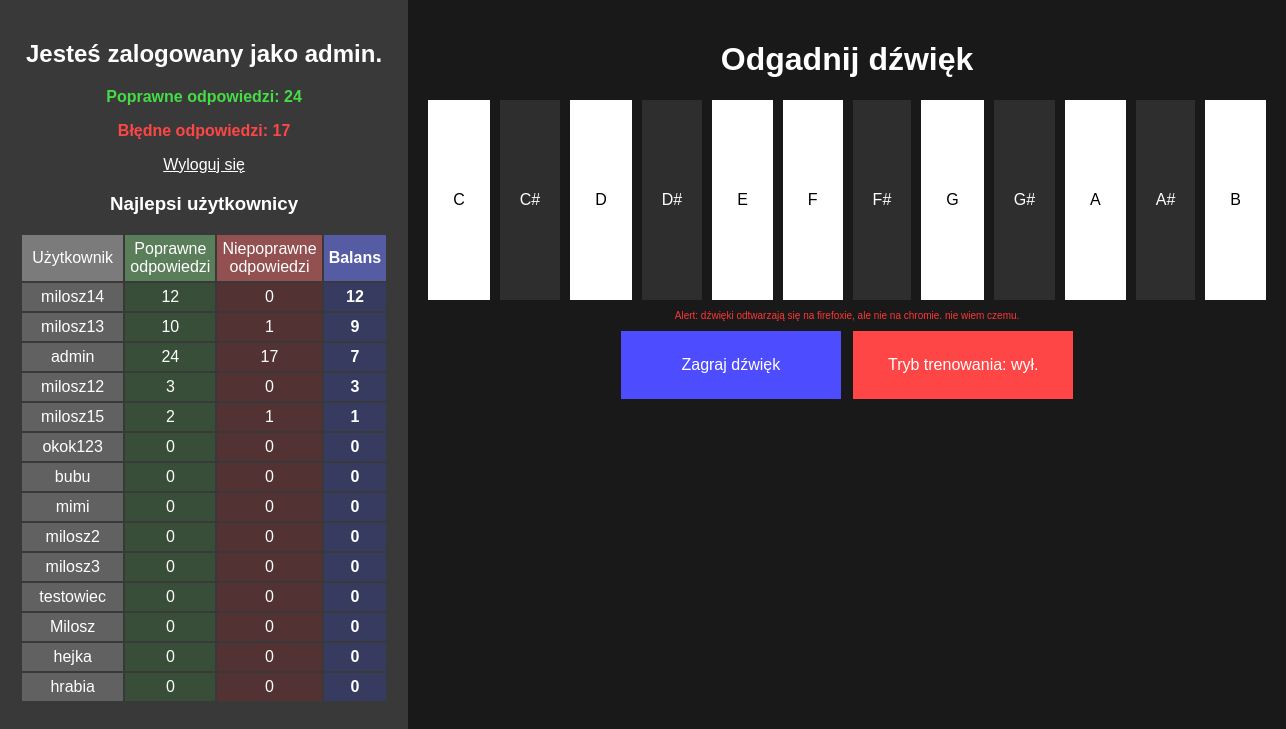
/polls/ (signed in), run on the app's committed database.
### polls/models.py (models this page shows, shortened)
class CustomUser(AbstractUser):
     button_click_count = models.PositiveIntegerField(default=0)
     dobre = models.PositiveIntegerField(default=0)
     zle = models.PositiveIntegerField(default=0)
     stosunek = models.IntegerField(default=0)

### polls/views.py (the view)
# urls.py: path('', views.gra, name='muzyka'),
def gra(request):
    profiles = CustomUser.objects.all().order_by('-stosunek')[:14]  # Sortowanie według poprawnych odpowiedzi
    return render(request, 'polls/gra.html', {'users': profiles})

### polls/templates/polls/gra.html (shortened to what this page needs)
<!DOCTYPE html>
<html lang="pl">
<head>
    {% load static %}
    <link rel="stylesheet" href="{% static 'polls/stylislaw.css' %}">
</head>
<body>
    <div class="rodzic">
    <div class="container2">
    {% if user.is_authenticated %}
    <h2>Jesteś zalogowany jako {{ user.username }}.</h2>
    <p id="poprawne">Poprawne odpowiedzi: <span id="correct_score">{{ request.user.dobre }}</span></p>
    <p id="bledne">Błędne odpowiedzi: <span id="wrong_score">{{ request.user.zle }}</span></p>
    <a href="{% url 'logout' %}">Wyloguj się</a>
    {% else %}
    <a href="{% url 'login' %}">Zaloguj się by zapisać wynik</a>
    {% endif %}
    <h3>Najlepsi użytkownicy</h3>
    <table>
            <tr>
                <td id="user">Użytkownik</td>
                <td id="pop">Poprawne odpowiedzi</td>
                <td id="niepop">Niepoprawne odpowiedzi</td>
                <th id="ratio">Balans</th>
            </tr>
            {% for user in users %}
            <tr>
                <td class="user">{{ user.username }}</td>
                <td class="pop">{{ user.dobre }}</td>
                <td class="niepop">{{ user.zle }}</td>
                <td class="ratio">{{ user.stosunek }}</td>
            </tr>
            {% endfor %}
    </table>
    </div>
    <div class="container" >
        <h1>Odgadnij dźwięk</h1>
        <div id="pianino">
        <form method="POST" action="" onsubmit="event.preventDefault(); sprawdz('C', this);">
            <button type="submit" id="C">C</button>
        </form>
        <form method="POST" action="" onsubmit="event.preventDefault(); sprawdz('Db', this);">
            <button type="submit" class="accidental" id="Db">C#</button>
        </form>
        <form method="POST" action="" onsubmit="event.preventDefault(); sprawdz('D', this);">
            <button type="submit" id="D">D</button>
        </form>
        <form method="POST" action="" onsubmit="event.preventDefault(); sprawdz('Eb', this);">
            <button type="submit" class="accidental" id="Eb">D#</button>
        </form>
        <form method="POST" action="" onsubmit="event.preventDefault(); sprawdz('E', this);">
            <button type="submit" id="E">E</button>
        </form>
        <form method="POST" action="" onsubmit="event.preventDefault(); sprawdz('F', this);">
            <button type="submit" id="F">F</button>
        </form>
        <form method="POST" action="" onsubmit="event.preventDefault(); sprawdz('Gb', this);">
            <button type="submit" class="accidental" id="Gb">F#</button>
        </form>
        <form method="POST" action="" onsubmit="event.preventDefault(); sprawdz('G', this);">
            <button type="submit" id="G">G</button>
        </form>
        <form method="POST" action="" onsubmit="event.preventDefault(); sprawdz('Ab', this);">
            <button type="submit" class="accidental" id="Ab">G#</button>
        </form>
        <form method="POST" action="" onsubmit="event.preventDefault(); sprawdz('A', this);">
            <button type="submit" id="A" class="wyjatuszek">A</button>
        </form>
        <form method="POST" action="" onsubmit="event.preventDefault(); sprawdz('Bb', this);">
            <button type="submit" class="accidental" id="Bb">A#</button>
        </form>
        <form method="POST" action="" onsubmit="event.preventDefault(); sprawdz('B', this);">
            <button type="submit" id="B">B</button>
        </form>
    </div>
    <p id="alert">Alert: dźwięki odtwarzają się na firefoxie, ale nie na chromie. nie wiem czemu.</p>
    <button onclick="zagraj()" id="zagraj">Zagraj dźwięk</button>
    <button id="tryb" onclick="zmienTryb()">
        Tryb trenowania: wył.
    </button>
    </div>
    </div>
</body>
</html>

### polls/static/polls/stylislaw.css (style rules this page uses)
body { text-align: center; font-family: Arial, sans-serif; background-color: rgb(25, 25, 25); color:rgb(255, 255, 255); margin:0; overflow-y:hidden; }
.rodzic { display:flex; width:100% }
.container { flex-wrap: wrap; justify-content: center; gap: 10px; padding: 20px; flex:4; }
.container2 { padding:20px; background-color: rgb(57, 57, 57); color:white; flex:2; height:100vh; }
#pianino { display: flex; justify-content: center; gap:10px; }
button { background-color: white; padding: 25px; font-size: 16px; cursor: pointer; border-width: 0; height:200px; }
.accidental { z-index: 1; padding: 20px; background-color: rgb(46, 46, 46); color:white; }
#poprawne { color:rgb(70, 220, 70); font-weight: bold; }
#bledne { color:rgb(255, 70, 70); font-weight: bold; }
#zagraj { width:220px; margin-right:4px; height:auto; background-color: rgb(77, 77, 255); color:white; }
#tryb { width:220px; height:auto; margin-left:4px; background-color: rgb(255, 70, 70); color:white; }
a { color: white; }
table { display:flex; justify-content: center; font-size: 16px; }
th, td { justify-content: center; background-color: rgb(97, 97, 97); padding:5px; width:50px; }
#user { background-color:rgb(123, 123, 123); }
.user { width:200px; }
#pop { background-color:rgb(90, 126, 90); }
.pop { background-color:rgb(56, 78, 56); }
#niepop { background-color:rgb(146, 80, 80); }
.niepop { background-color:rgb(82, 50, 50); }
#ratio { background-color:rgb(85, 92, 164); }
.ratio { background-color:rgb(55, 59, 96); font-weight:bold; }
#alert { color:rgb(255, 54, 54); font-size:10px; }

### data on the page
CustomUser: username "admin", user.dobre "24", user.zle "17", dobre "24", zle "17", stosunek "7"
CustomUser: username "milosz14", dobre "12", zle "0", stosunek "12"
CustomUser: username "milosz13", dobre "10", zle "1", stosunek "9"
CustomUser: username "milosz12", dobre "3", zle "0", stosunek "3"
CustomUser: username "milosz15", dobre "2", zle "1", stosunek "1"
CustomUser: username "okok123", dobre "0", zle "0", stosunek "0"
CustomUser: username "bubu", dobre "0", zle "0", stosunek "0"
CustomUser: username "mimi", dobre "0", zle "0", stosunek "0"
CustomUser: username "milosz2", dobre "0", zle "0", stosunek "0"
CustomUser: username "milosz3", dobre "0", zle "0", stosunek "0"
CustomUser: username "testowiec", dobre "0", zle "0", stosunek "0"
CustomUser: username "Milosz", dobre "0", zle "0", stosunek "0"
CustomUser: username "hejka", dobre "0", zle "0", stosunek "0"
CustomUser: username "hrabia", dobre "0", zle "0", stosunek "0"
